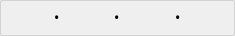
<?xml version="1.0" encoding="UTF-8"?>
<ui version="4.0">
 <class>IPLineEditClass</class>
 <widget class="QWidget" name="IPLineEditClass">
  <property name="geometry">
   <rect>
    <x>0</x>
    <y>0</y>
    <width>235</width>
    <height>36</height>
   </rect>
  </property>
  <property name="sizePolicy">
   <sizepolicy hsizetype="Preferred" vsizetype="Preferred">
    <horstretch>0</horstretch>
    <verstretch>0</verstretch>
   </sizepolicy>
  </property>
  <property name="minimumSize">
   <size>
    <width>0</width>
    <height>0</height>
   </size>
  </property>
  <property name="maximumSize">
   <size>
    <width>16777215</width>
    <height>16777215</height>
   </size>
  </property>
  <property name="windowTitle">
   <string>Form</string>
  </property>
  <property name="styleSheet">
   <string notr="true"/>
  </property>
  <layout class="QHBoxLayout" name="horizontalLayout_2" stretch="0">
   <property name="spacing">
    <number>0</number>
   </property>
   <property name="margin">
    <number>0</number>
   </property>
   <item>
    <widget class="QWidget" name="mainWidget_" native="true">
     <property name="styleSheet">
      <string notr="true">QWidget#mainWidget_{background:transparent; border:1px solid #D2D2D2; border-radius:2px;}
QWidget#mainWidget_:!enabled{background:#F5F5F5;}
QWidget:!enabled{background:#F5F5F5;}</string>
     </property>
     <layout class="QHBoxLayout" name="horizontalLayout">
      <property name="spacing">
       <number>0</number>
      </property>
      <property name="margin">
       <number>0</number>
      </property>
      <item>
       <widget class="QLineEdit" name="txtIP1_">
        <property name="styleSheet">
         <string notr="true">background:transparent;font:14px Arial;border:none;</string>
        </property>
        <property name="alignment">
         <set>Qt::AlignCenter</set>
        </property>
       </widget>
      </item>
      <item>
       <widget class="QLabel" name="labelDot1_">
        <property name="minimumSize">
         <size>
          <width>0</width>
          <height>10</height>
         </size>
        </property>
        <property name="maximumSize">
         <size>
          <width>16777215</width>
          <height>10</height>
         </size>
        </property>
        <property name="styleSheet">
         <string notr="true">font:14px SIMHEI;</string>
        </property>
        <property name="text">
         <string>•</string>
        </property>
       </widget>
      </item>
      <item>
       <widget class="QLineEdit" name="txtIP2_">
        <property name="styleSheet">
         <string notr="true">background:transparent;font:14px Arial;border:none;</string>
        </property>
        <property name="alignment">
         <set>Qt::AlignCenter</set>
        </property>
       </widget>
      </item>
      <item>
       <widget class="QLabel" name="labelDot2_">
        <property name="minimumSize">
         <size>
          <width>0</width>
          <height>10</height>
         </size>
        </property>
        <property name="maximumSize">
         <size>
          <width>16777215</width>
          <height>10</height>
         </size>
        </property>
        <property name="styleSheet">
         <string notr="true">font:14px SIMHEI;</string>
        </property>
        <property name="text">
         <string>•</string>
        </property>
       </widget>
      </item>
      <item>
       <widget class="QLineEdit" name="txtIP3_">
        <property name="styleSheet">
         <string notr="true">background:transparent;font:14px Arial;border:none;</string>
        </property>
        <property name="alignment">
         <set>Qt::AlignCenter</set>
        </property>
       </widget>
      </item>
      <item>
       <widget class="QLabel" name="labelDot3_">
        <property name="minimumSize">
         <size>
          <width>0</width>
          <height>10</height>
         </size>
        </property>
        <property name="maximumSize">
         <size>
          <width>16777215</width>
          <height>10</height>
         </size>
        </property>
        <property name="styleSheet">
         <string notr="true">font:14px SIMHEI;</string>
        </property>
        <property name="text">
         <string>•</string>
        </property>
       </widget>
      </item>
      <item>
       <widget class="QLineEdit" name="txtIP4_">
        <property name="styleSheet">
         <string notr="true">background:transparent;font:14px Arial;border:none;</string>
        </property>
        <property name="alignment">
         <set>Qt::AlignCenter</set>
        </property>
       </widget>
      </item>
     </layout>
    </widget>
   </item>
  </layout>
 </widget>
 <resources/>
 <connections/>
</ui>
